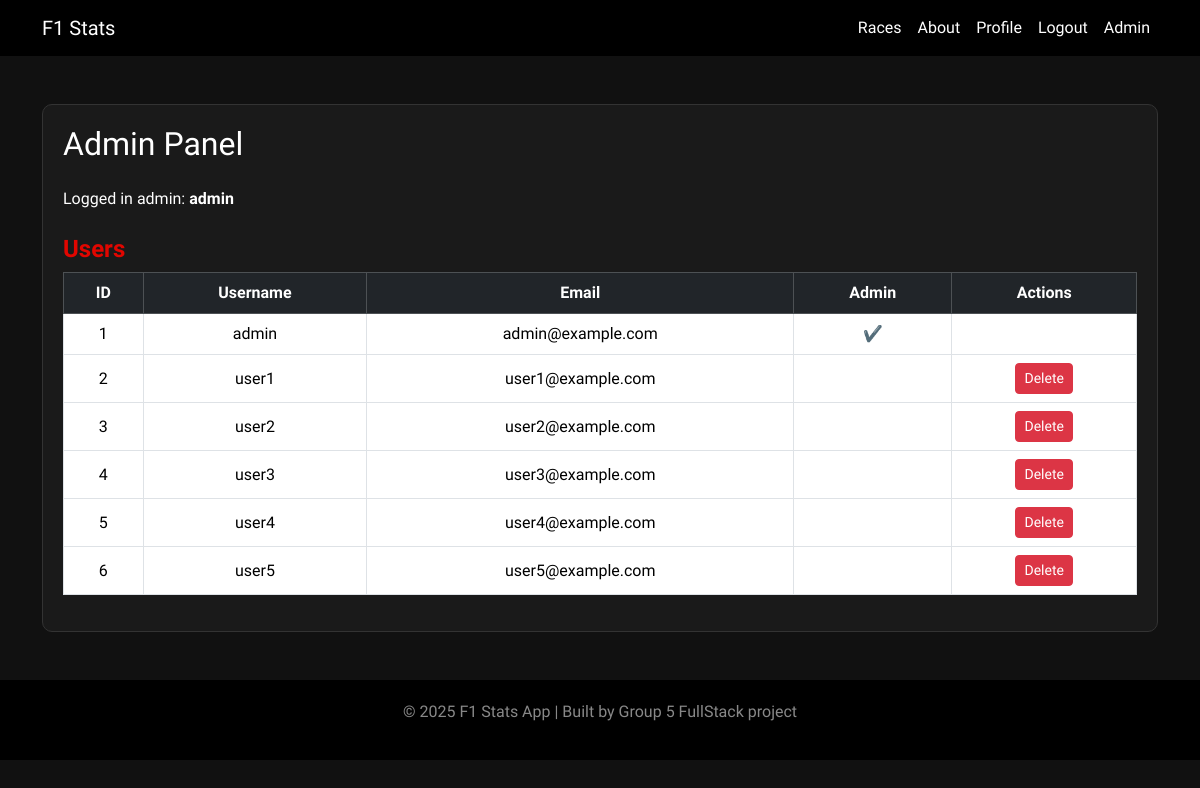
The page /admin (signed in) on the database its author committed.
### backend/app/models.py (models this page shows, shortened)
class User(db.Model, UserMixin):
    __tablename__ = 'users'
    id = db.Column(db.Integer, primary_key=True)
    username = db.Column(db.String(50), unique=True, nullable=False)
    email = db.Column(db.String(150), unique=True, nullable=False)
    password_hash = db.Column(db.String(255), nullable=False)
    fav_driver_1 = db.Column(db.String(150), nullable=True)
    fav_driver_2 = db.Column(db.String(150), nullable=True)
    fav_team = db.Column(db.String(150), nullable=True)
    is_admin = db.Column(db.Boolean, nullable=False, default=False)

### backend/app/routes.py (the view)
@bp.route('/admin')
@admin_required
def admin_panel():
    users = User.query.all()
    return render_template('admin.html', users=users)

### backend/app/models.py (called while the page is built)
@login_manager.user_loader
def load_user(user_id):
    return User.query.get(int(user_id))

### backend/app/routes.py (called while the page is built)
def admin_required(f):
    @wraps(f)
    def decorated_function(*args, **kwargs):
        if not current_user.is_authenticated or current_user.is_admin == False:
            abort(403)
        return f(*args, **kwargs)
    return decorated_function

### frontend/templates/admin.html
{% extends "base.html" %}
{% block content %}
<section class="container my-5">
  <div class="race-card">
    <h2 class="mb-4">Admin Panel</h2>
    <p>Logged in admin: <strong>{{ current_user.username }}</strong></p>
    <h4 class="mt-4">Users</h4>
    <div class="table-responsive">
      <table class="table table-bordered align-middle text-center">
        <thead class="table-dark">
          <tr>
            <th>ID</th>
            <th>Username</th>
            <th>Email</th>
            <th>Admin</th>
            <th>Actions</th>
          </tr>
        </thead>
        <tbody>
          {% for user in users %}
          <tr>
            <td>{{ user.id }}</td>
            <td>{{ user.username }}</td>
            <td>{{ user.email }}</td>
            <td>{{ '✔️' if user.is_admin else '' }}</td>
            <td>
              {% if not user.is_admin %}
              <form method="post" action="{{ url_for('main.delete_user', user_id=user.id) }}">
                <button type="submit" class="btn btn-danger btn-sm">Delete</button>
              </form>
              {% endif %}
            </td>
          </tr>
          {% endfor %}
        </tbody>
      </table>
    </div>
  </div>
</section>
{% endblock %}

### frontend/static/style.css (style rules this page uses)
body { font-family: 'Titillium Web', sans-serif; background-color: #111; color: #fff; }
.race-card { background-color: #1a1a1a; border: 1px solid #333; border-radius: 10px; padding: 20px; margin-bottom: 20px; transition: transform 0.2s ease; }
.race-card h4 { color: #e10600; font-weight: 600; }

### rows shown on the page
User: username "admin", id "1", email "admin@example.com", is_admin "✔️"
User: id "2", username "user1", email "user1@example.com"
User: id "3", username "user2", email "user2@example.com"
User: id "4", username "user3", email "user3@example.com"
User: id "5", username "user4", email "user4@example.com"
User: id "6", username "user5", email "user5@example.com"
